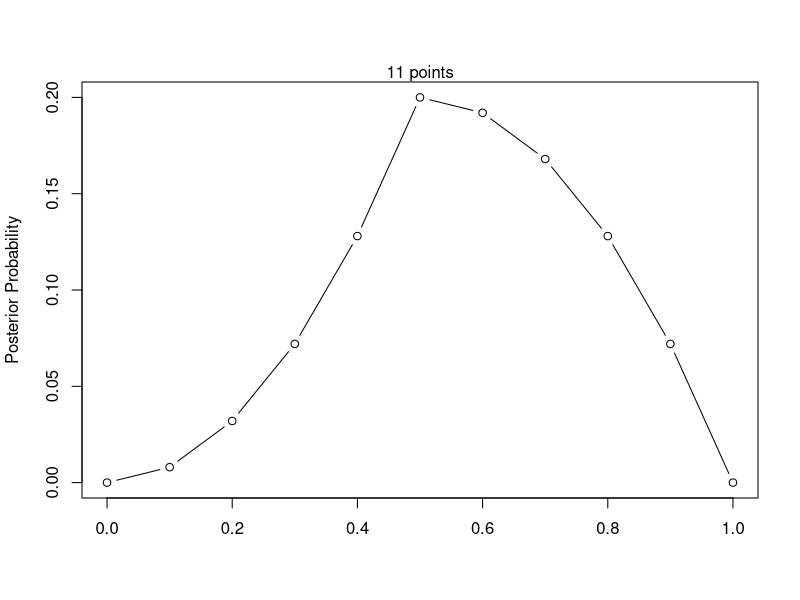

Write the R code that produced this figure.
#Bayesian Grid Approximation example from Statistical Rethinking - fantastic book!
#Define Grid
p_grid <- seq(from=0, to=1, length.out = 11)
#The above code makes a grid of 20 points.
p_grid#I always need to take a look as I still don't trust R *LOL*
#Define Prior

prior<- c(0, .04, .08, .12, .16, .2, .16, .12, .08, .04, 0)
prior#For this example the prior for each grid approximation is 1 which is an informative prior.  

#Compute each likelihood at each value in grid.
likelihood<- c(0, .1, .2, .3, .4, .5, .6, .7, .8, .9, 1)
likelihood
#Compute product of likelihood times the prior.
unstd.posterior<- likelihood*prior
unstd.posterior
sum(unstd.posterior)
posterior<- unstd.posterior/sum(unstd.posterior)
#Standardize the posterior so it sums to 1.
posterior
plot(p_grid, posterior, type="b",
     xlab = "", ylab="Posterior Probability")
mtext("11 points")

